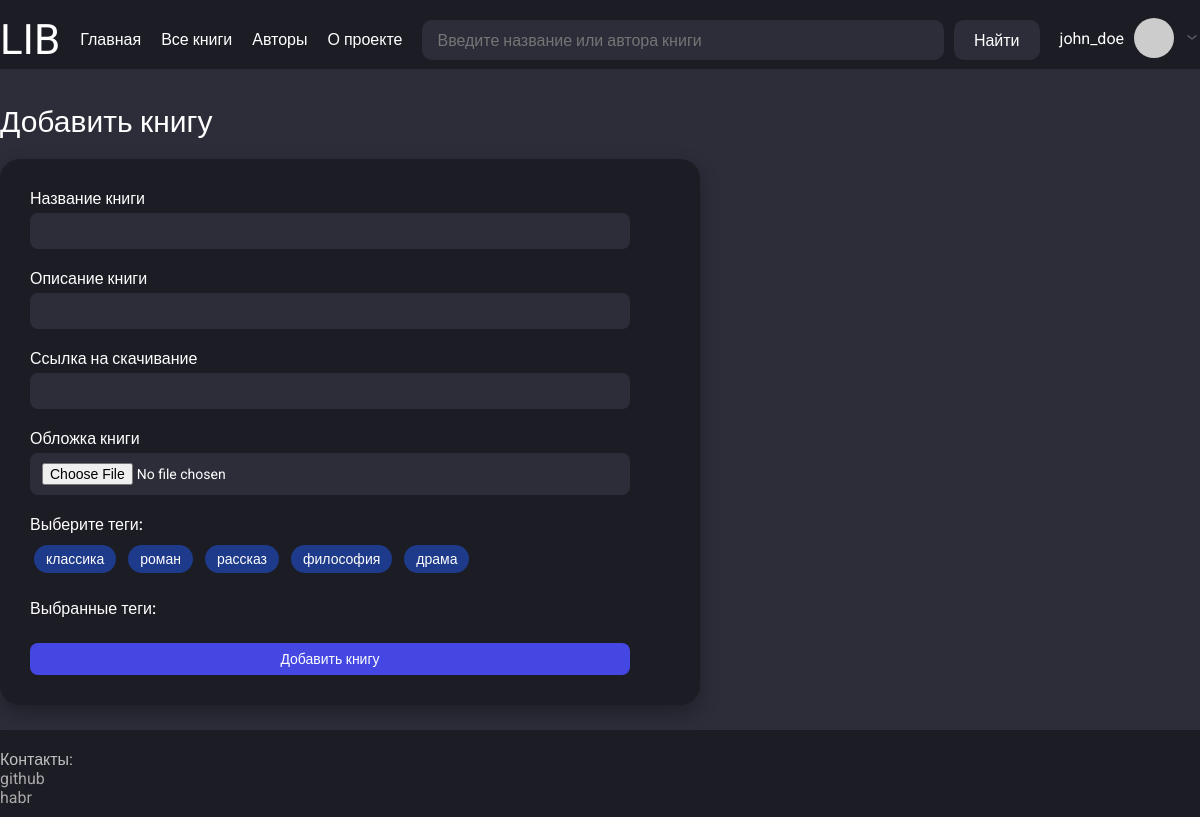
/books/add_book (signed in), run on the app's committed database.
### app/models.py (models this page shows, shortened)
class User(UserMixin, db.Model):
    __tablename__ = "users"
    id = sa.Column(sa.Integer, primary_key=True, autoincrement=True)
    username = sa.Column(sa.String(50), index=True, unique=True, nullable=False)
    email = sa.Column(sa.String(120), index=True, unique=True, nullable=False)
    hashed_password = sa.Column(sa.String(256), nullable=True)
    status = sa.Column(sa.String(25), default="rejected", nullable=True)  # approved, pending
    role = sa.Column(sa.String(15), default="user", nullable=True)  # admin
    reviews = so.relationship("Review", back_populates="user", cascade="all, delete-orphan")
    books = so.relationship("Book", secondary=users_books, back_populates="users")
    def avatar(self, size):
        digest = md5(self.email.lower().encode('utf-8')).hexdigest()
        return f"https://www.gravatar.com/avatar/{digest}?s={size}&d=identicon"

class Tag(db.Model):
    __tablename__ = "tags"
    id = sa.Column(sa.Integer, primary_key=True, autoincrement=True)
    name = sa.Column(sa.String(30), nullable=False, index=True)
    books = so.relationship("Book", secondary=books_tags, back_populates="tags")

### app/routes.py (the view, shortened to what this page needs)
@app.route("/books/add_book", methods=["GET", "POST"])
def add_book():
    form = AddBookForm()
    available_tags = [tag.name for tag in get_all_tags()]
    form.tags.choices = [(tag, tag) for tag in available_tags]
    params = {"title": "Добавить книгу",
              "local_css_file": "book.css",
              "form": form,
              "available_tags": available_tags}
    return render_template("create_book.html", **params)

### app/forms.py
class AddBookForm(FlaskForm):
    title = StringField("Название книги", validators=[DataRequired(), Length(3, 98)])
    description = StringField("Описание книги", validators=[DataRequired(), Length(min=10)])
    link_to_download = StringField("Ссылка на скачивание")
    book_photo = FileField("Обложка книги")
    authors = FieldList(FormField(AuthorForm), min_entries=1) # Минимум 1 поле для автора
    tags = MultiCheckboxField("Теги", choices=[])  # choices зададим в маршруте

class AuthorForm(FlaskForm):
    class Meta:
        csrf = False  # отключаем CSRF для вложенной формы
    name = StringField("Введите ФИО автора (через пробел)")

### app/models.py (called while the page is built)
@login.user_loader
def load_user(id):
    return db.session.get(User, int(id))

### app/services.py (called while the page is built)
def get_all_tags():
    return db.session.query(Tag).all()

### app/templates/create_book.html (shortened to what this page needs)
{% extends "base.html" %}
{% block content %}
<div class="book-detail-section-for-add">
    <form method="POST" enctype="multipart/form-data" class="add-book-form">
        <div class="form-group">
            {{ form.title.label(class="form-label") }}
            {{ form.title(class="form-input") }}
        </div>
        <div class="form-group">
            {{ form.description.label(class="form-label") }}
            {{ form.description(class="form-input") }}
        </div>
        <div class="form-group">
            {{ form.link_to_download.label(class="form-label") }}
            {{ form.link_to_download(class="form-input") }}
        </div>
        <div class="form-group">
            {{ form.book_photo.label(class="form-label") }}
            {{ form.book_photo(class="form-input") }}
        </div>
       <div class="form-group">
            <label class="form-label">Выберите теги:</label>
            <div id="available-tags">
                {% for tag in available_tags %}
                    <span class="tag-option" data-tag="{{ tag }}">{{ tag }}</span>
                {% endfor %}
            </div>
        </div>
        <div class="form-group">
            <label class="form-label">Выбранные теги:</label>
        </div>
        <button type="submit" class="book-card-button">Добавить книгу</button>
    </form>
</div>
{% endblock %}

### app/templates/base.html (shortened to what this page needs)
<!DOCTYPE html>
<html lang="ru">
<head>
    <link href="{{ url_for('static', filename='/css/style.css') }}" rel="stylesheet">
    {% if local_css_file %}
        <link href="{{ url_for('static', filename='/css/' ~ local_css_file) }}" rel="stylesheet">
    {% endif %}
</head>
<body>
    <div class="wrapper">
        <header class="header">
            <div class="container header-container">
                <div class="header-logo-container">
                    <p class="header-logo"><a href="{{ url_for('index') }}" class="header-logo-link">LIB</a></p>
                </div>
                <ul class="header-menu">
                    <li><a href="{{ url_for('index') }}" class="header-logo-link">Главная</a></li>
                    <li><a href="{{ url_for('books_list') }}" class="header-logo-link">Все книги</a></li>
                    <li><a href="{{ url_for('authors_list') }}" class="header-logo-link">Авторы</a></li>
                    <li><a href="{{ url_for('about_project') }}" class="header-logo-link">О проекте</a></li>
                </ul>
                <div class="header-search-container">
                        <input type="search" class="header-search" placeholder="Введите название или автора книги" id="ajax-search" name="search" autocomplete="off">
                        <button class="search-button-submit" id="search-button">Найти</button>
                </div>
                <div class="header-user-container">
                    {% if current_user.is_authenticated %}
                        <p class="header-user-nickname">
                            <a href="{{ url_for('user_account', username=current_user.username) }}" class="user-nickname-link">{{ current_user.username }}</a>
                        </p>
                        <img class="header-user-img" src="{{ current_user.avatar(60) }}" alt="Аватар">
                        <button class="arrow-userinfo-button">
                            <img class="header-arrow-down" src="{{ url_for('static', filename='images/arrow-ios-down.svg') }}" alt="Стрелка вниз">
                        </button>
                    {% else %}
                        <p class="header-user-nickname">
                            <a href="{{ url_for('register') }}" class="user-nickname-link">Зарегистрироваться</a>
                            <a href="{{ url_for('login') }}" class="user-nickname-link">Войти</a>
                        </p>
                    {% endif %}
                </div>
            </div>
        </header>
        <main class="main">
            <div class="container">
                <div class="main-container">
                    <h1 class="main-title">{{ title }}</h1>
                    {% block content %}{% endblock %}
                </div>
            </div>
        </main>
        <footer class="footer">
            <div class="container">
                <div class="footer-container">
                    <div class="footer-contact-container">
                        <p class="contact-title">Контакты:</p>
                        <ul class="contact-list">
                            <li><a href="https://github.com/taishakutenn" class="footer-contact-link">github</a></li>
                            <li><a href="https://habr.com/ru/users/taishakuten" class="footer-contact-link">habr</a></li>
                        </ul>
                    </div>
                </div>
            </div>
        </footer>
    </div>
</body>
</html>

### app/static/css/style.css (style rules this page uses)
html, body { margin: 0; padding: 0; height: 100%; font-family: 'Roboto', sans-serif; background-color: #2D2D3A; color: #FFFFFF; }
.wrapper { min-height: 100%; display: flex; flex-direction: column; }
.container { max-width: 1220px; width: 100%; margin: 0 auto; padding-top: 15px; padding-bottom: 5px; }
.header { background-color: #1C1C24; width: 100%; }
.header-container { display: flex; justify-content: space-between; align-items: flex-start; gap: 20px; flex-wrap: wrap; }
.header-logo { font-size: 42px; margin: 0; }
.header-logo-link { text-decoration: none; color: inherit; }
.header-menu { display: flex; gap: 20px; list-style: none; padding: 0; margin-top: 15px; }
.header-search-container { display: flex; gap: 10px; flex-grow: 1; margin-top: 5px; position: relative; }
.header-search { background-color: #2D2D3A; border: none; border-radius: 10px; padding: 10px 15px; color: white; flex-grow: 1; height: 40px; box-sizing: border-box; }
.search-button-submit { background-color: #2D2D3A; border: none; border-radius: 10px; color: white; padding: 0 20px; height: 40px; cursor: pointer; box-sizing: border-box; }
.header-user-container { position: relative; display: flex; align-items: center; gap: 10px; margin-top: 3px; }
.header-user-nickname { margin: 0; }
.user-nickname-link { text-decoration: none; color: inherit; }
.header-user-img { width: 40px; height: 40px; border-radius: 50%; }
.arrow-userinfo-button { background: none; border: none; cursor: pointer; }
.header-arrow-down { width: 16px; height: 16px; }
.main { flex-grow: 1; padding: 20px 0; }
.main-container { display: flex; flex-direction: column; }
.main-title { font-size: 30px; }
.footer { background-color: #1C1C24; width: 100%; padding: 5px 0; }
.footer-container { display: flex; justify-content: space-between; }
.footer-contact-container { display: flex; flex-direction: column; }
.contact-title { color: #C0C0C0; }
.contact-list { margin-top: a; }
.footer-contact-link { color: #A9A9A9; text-decoration: none; }

### app/static/css/book.css (style rules this page uses)
.book-card-button { background-color: #4447E2; color: white; padding: 8px 14px; border-radius: 8px; text-decoration: none; font-size: 14px; transition: background-color 0.2s; }
.book-detail-section-for-add { margin-top: 20px; max-width: 700px; background-color: #1C1C24; border-radius: 20px; padding: 30px; display: flex; flex-direction: column; gap: 20px; box-shadow: 0 8px 20px rgba(0, 0, 0, 0.3); }
.add-book-form { display: flex; flex-direction: column; gap: 20px; max-width: 600px; }
.form-group { display: flex; flex-direction: column; }
.form-label { font-size: 16px; font-weight: 500; margin-bottom: 5px; color: #ffffff; }
.form-input { padding: 10px 12px; border-radius: 8px; border: none; background-color: #2D2D3A; color: white; font-size: 14px; outline: none; }
.tag-option { display: inline-block; padding: 6px 12px; margin: 6px 4px; border-radius: 20px; background-color: #1e3a8a; color: #ffffff; font-size: 14px; cursor: pointer; transition: background-color 0.2s ease, transform 0.1s ease; border: none; user-select: none; }

### data on the page
User: username "john_doe"
Tag: name "классика"
Tag: name "роман"
Tag: name "рассказ"
Tag: name "философия"
Tag: name "драма"

### other printed values
{{ title }} "Добавить книгу"
